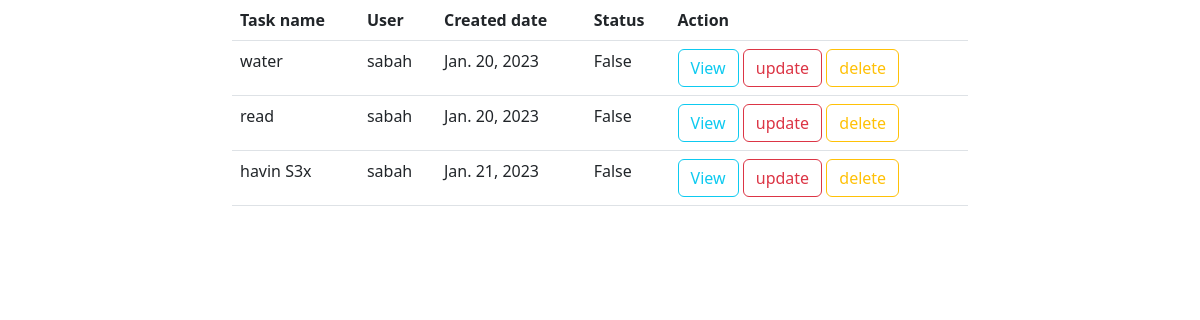
Page /task/list (signed in) on the committed database.
### api/models.py (models this page shows, shortened)
class Task(models.Model):
    task_name=models.CharField(max_length=200)
    user=models.ForeignKey(User,on_delete=models.CASCADE)
    created_date=models.DateField(auto_now_add=True)
    status=models.BooleanField(default=False)

### taskweb/views.py (the view)
# urls.py: path("task/list",views.TaskListView.as_view(),name="task-list"),
@method_decorator(signin_required,name="dispatch")
class TaskListView(View):
    def get(self,request,*args,**kw):
        qs=Task.objects.filter(user=request.user)
        return render(request,"task-list.html",{"tasks":qs})

### taskweb/views.py (called while the page is built)
def signin_required(fn):
    def wrapper(request,*args,**kw):
        if not request.user.is_authenticated:
            return redirect('signin')
        else:
            return fn(request,*args,**kw)
    return wrapper

### taskweb/templates/task-list.html (shortened to what this page needs)
<!DOCTYPE html>
<html lang="en">
<head>
    <link href="https://cdn.jsdelivr.net/npm/bootstrap@5.3.0-alpha1/dist/css/bootstrap.min.css" rel="stylesheet">
</head>
<body>
    <div class="container">
        <div class="row">
            <div class="col-2"></div>
            <div class="col-8">
                <table class="table">
                    <tr>
                        <th>Task name</th>
                        <th>User</th>
                        <th>Created date</th>
                        <th>Status</th>
                        <th>Action</th>
                    </tr>
                    {%for t in tasks%}
                    <tr>
                        <td>{{t.task_name}}</td>
                        <td>{{t.user}}</td>
                        <td>{{t.created_date}}</td>
                        <td>{{t.status}}</td>
                        <td>
                            <a href="{% url 'task-det' t.id %}" class="btn btn-outline-info">View</a>
                            <a href="{% url 'task-edit' t.id%}" class="btn btn-outline-danger">update</a>
                            <a href="{% url 'task-del' t.id %}" class="btn btn-outline-warning">delete</a>
                        </td>
                    </tr>
                    {%endfor%}
                </table>
            </div>
            <div class="col-2"></div>
        </div>
    </div>
</body>
</html>

### rows in the picture
Task: task_name "water", user "sabah", created_date "Jan. 20, 2023", status "False"
Task: task_name "read", user "sabah", created_date "Jan. 20, 2023", status "False"
Task: task_name "havin S3x", user "sabah", created_date "Jan. 21, 2023", status "False"
